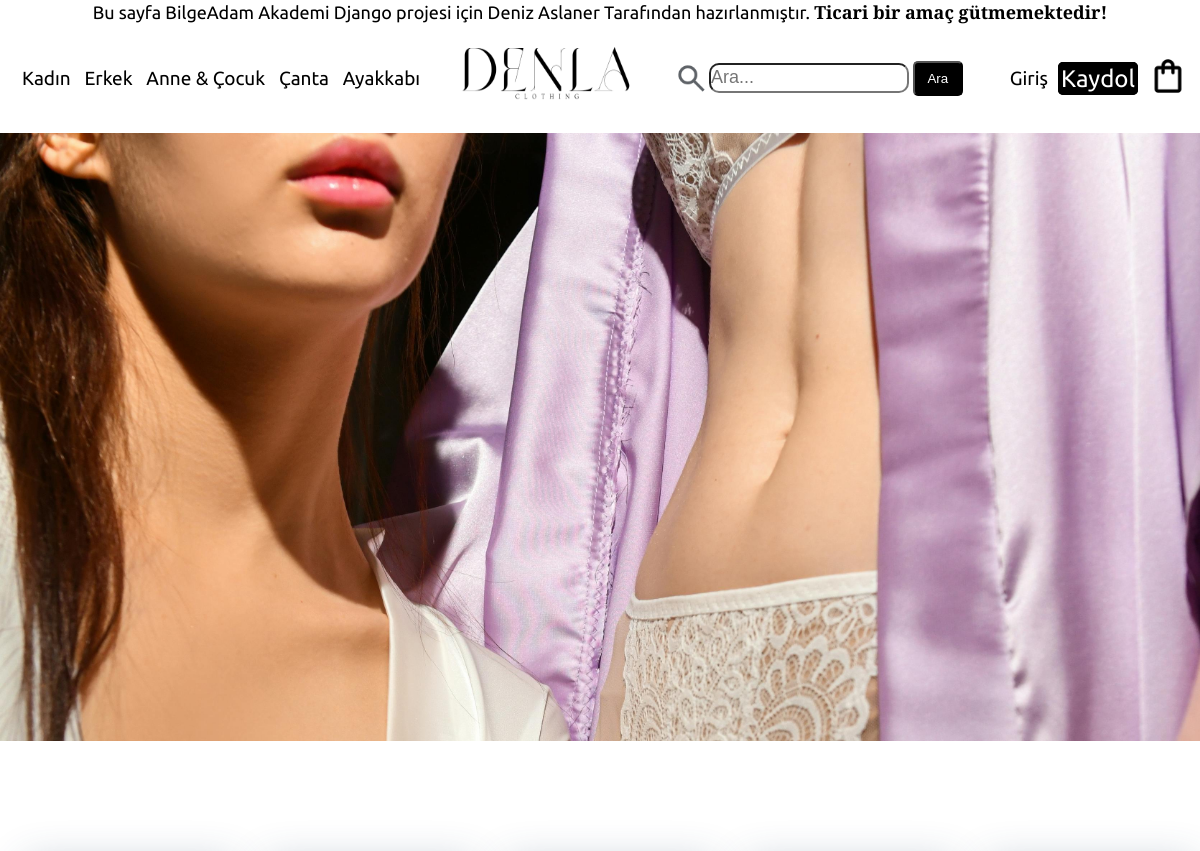
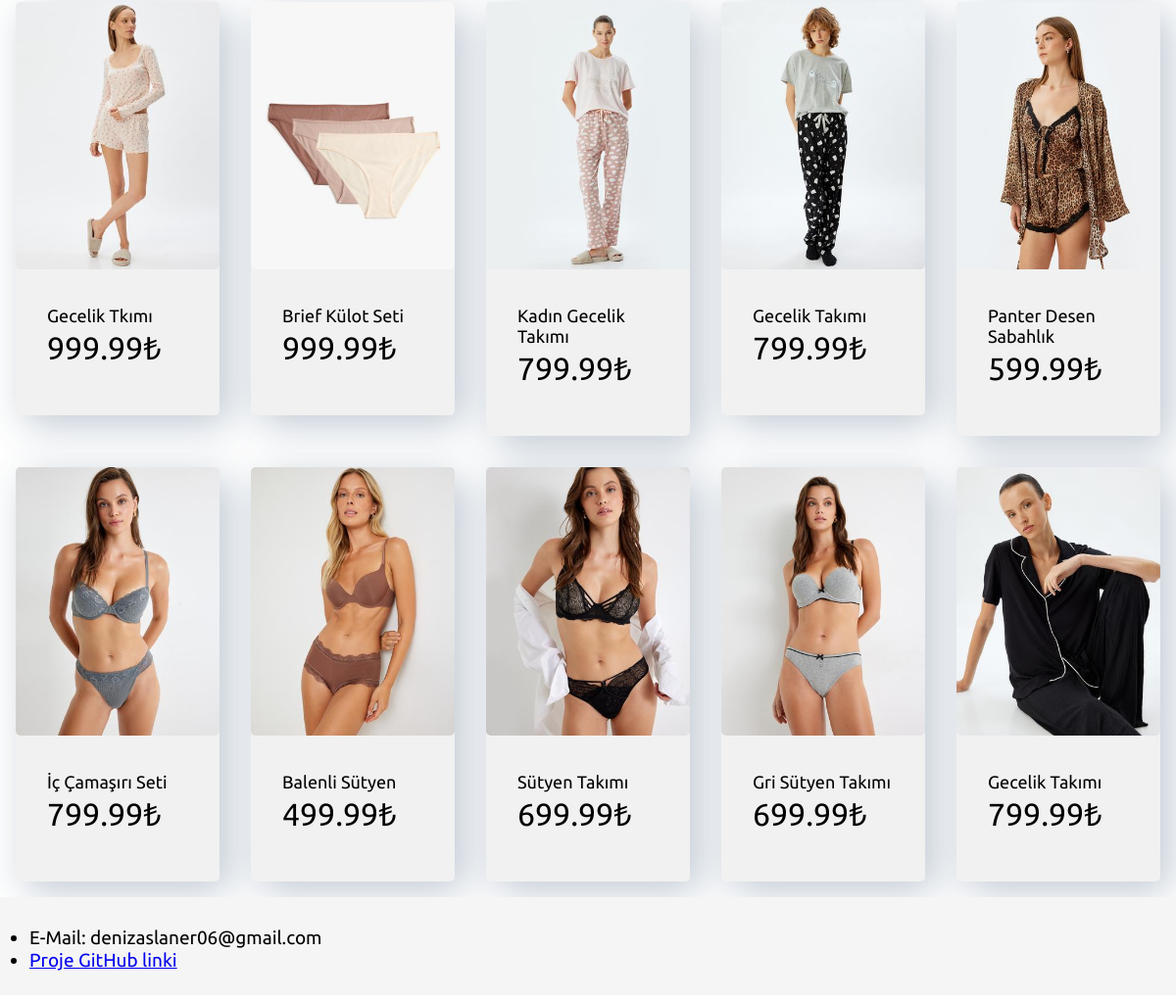
/category/Kadın/Kadın-İç-Giyim, run on the app's committed database (2 pictures, top to bottom).
### product/models.py (models this page shows, shortened)
class Product(models.Model):
    name = models.CharField(max_length=255)
    description = models.TextField(blank=True, null=True)
    price = models.DecimalField(max_digits=8, decimal_places=2)
    category = models.ForeignKey(Category, on_delete=models.SET_NULL, blank=True, null=True, related_name='products')
    stock = models.IntegerField(default=0)
    image = models.ImageField(upload_to='products/images')

### category/views.py (called while the page is built)
def category(request, category_name):
    category = get_object_or_404(Category, name=category_name)
    categories = [category] + list(category.children.all())
    products = Product.objects.filter(category__in=categories)
    return render(request, 'pages/category.html', {'category_name': category_name, 'products': products})

### templates/pages/category.html (shortened to what this page needs)
{% extends 'pages/base.html' %}
{% block content %}
{% load static %}
 <h1>{{ category_name|title }} Kategorisi</h1>
    {% if category_name == "Kadın" %}
<div class="kadin-bg-img"></div>
<section class="pop-prod">
        <div class="pop-prod__container">
          <div class="row">
            {% for product in products %}
              <a href="{% url 'product:Product' product.id %}">
            <div class="card-container col-5">
              <div class="card">
                <img src="{{ product.image.url }}" class="card-img img-fluid" alt="{{ product.name }}" />
                <div class="card-body">
                  <h1>{{ product.name }}</h1>
                  <p>{{ product.price }}₺</p>
                </div>
              </div>
            </div>
              </a>
            {% endfor %}
          </div>
        </div>
      </section>
    {% elif category_name == "Kadın-İç-Giyim" %}
        <p>Bu sayfa kadın iç giyim kategorisine aittir.</p>
<div class="promotion-container kadin-ic-giyim-bg-img"></div>
<section class="pop-prod">
        <div class="pop-prod__container">
          <div class="row">
            {% for product in products %}
              <a href="{% url 'product:Product' product.id %}">
            <div class="card-container col-5">
              <div class="card">
                <img src="{{ product.image.url }}" class="card-img img-fluid" alt="{{ product.name }}" />
                <div class="card-body">
                  <h1>{{ product.name }}</h1>
                  <p>{{ product.price }}₺</p>
                </div>
              </div>
            </div>
              </a>
            {% endfor %}
          </div>
        </div>
      </section>
    {% else %}
        <p>Bu sayfa bulunamadı.</p>
    {% endif %}
{% endblock content %}

### static/css/styles.css (style rules this page uses)
* { box-sizing: border-box; margin: 0; padding: 0; }
body, html { font-family: "Playfair Display", "Ubuntu", sans-serif; height: 100%; display: flex; flex-direction: column; }
.promotion-container { height: 800px; background-size: cover; background-position: 60% 25%; position: relative; }
.kadin-ic-giyim-bg-img { background-image: url("../images/kadın-ic-giyim.jpg"); background-size: cover; height: 700px; }
.col-5 { float: left; width: 20%; box-sizing: border-box; }
.row { width: 100%; margin-top: 6rem; }
.row a { text-decoration: none; color: black; }
.row::after { content: ""; display: block; clear: both; }
.img-fluid { width: 100%; }
.pop-prod__container { margin: 0; width: 100%; }
.pop-prod__container h1 { font-size: 2rem; }
.pop-prod__container p { font-size: 2rem; padding-bottom: 1rem; }
.card { background-color: #f1f1f1; border-radius: 5px; cursor: pointer; box-shadow: 10px 10px 40px rgba(46, 76, 109, 0.3); transition: all 0.6s; }
.card h1 { font-size: 18px; }
.card-container { padding: 1rem; width: 20%; }
.card-img { max-height: 300px; border-radius: 5px; }
.card-body { padding: 2rem; }

### data on the page
Product: image (picture), name "Gecelik Tkımı", price "999.99"
Product: image (picture), name "Brief Külot Seti", price "999.99"
Product: image (picture), name "Kadın Gecelik Takımı", price "799.99"
Product: image (picture), name "Gecelik Takımı", price "799.99"
Product: image (picture), name "Panter Desen Sabahlık", price "599.99"
Product: image (picture), name "İç Çamaşırı Seti", price "799.99"
Product: image (picture), name "Balenli Sütyen", price "499.99"
Product: image (picture), name "Sütyen Takımı", price "699.99"
Product: image (picture), name "Gri Sütyen Takımı", price "699.99"
Product: image (picture), name "Gecelik Takımı", price "799.99"
